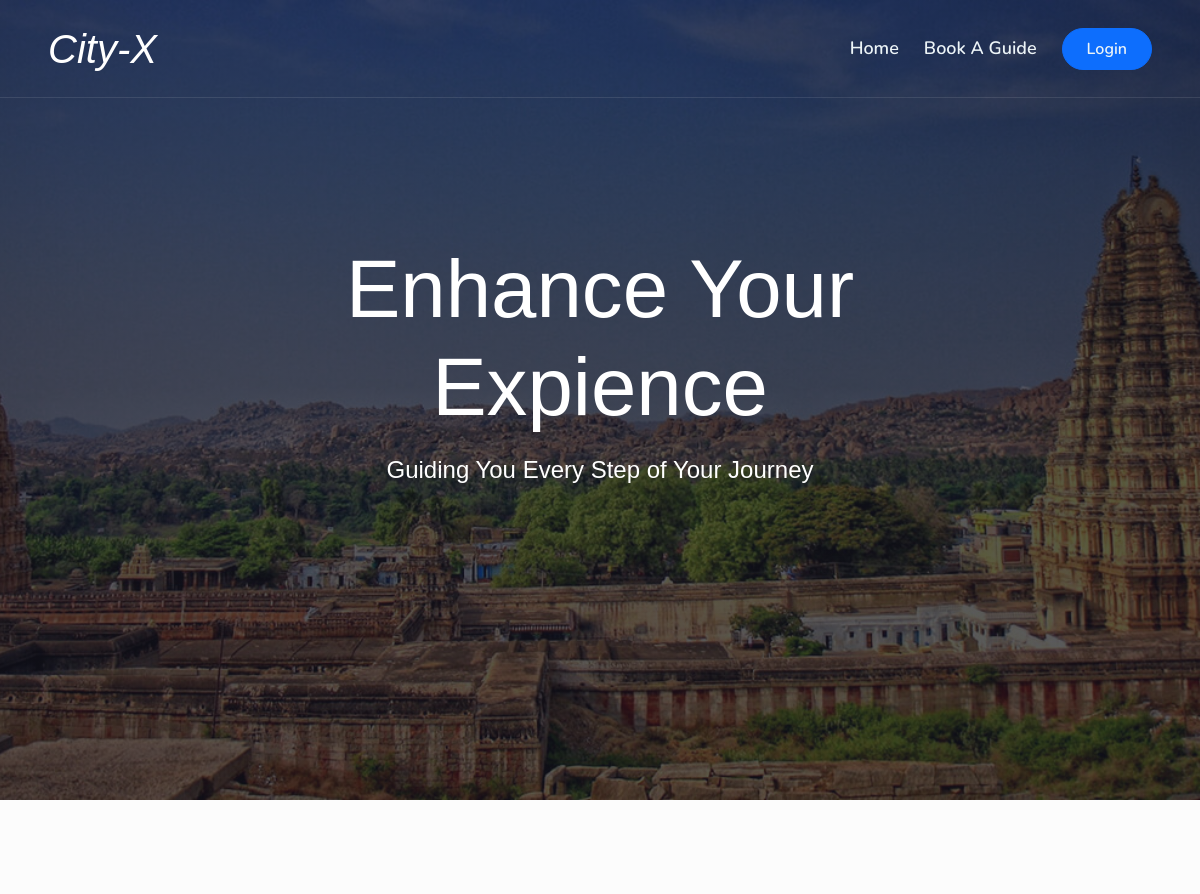
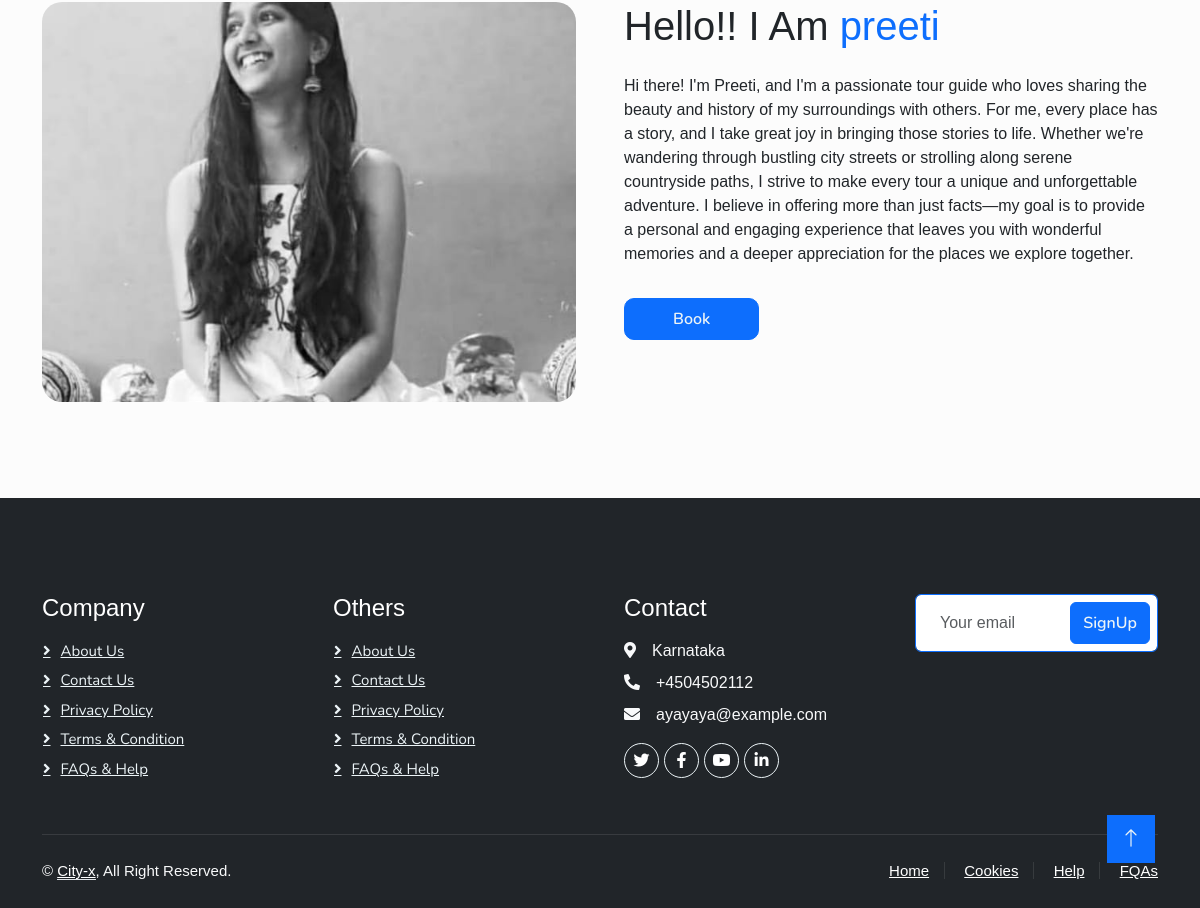
Screenshot of /9 with the database file from the repository (2 pictures, top to bottom).
### app/models.py (models this page shows, shortened)
class Reg_Guide(models.Model):
    aadhar_num = models.CharField(max_length=10)
    name = models.CharField(max_length=100)
    email = models.EmailField(unique=True)
    description = models.TextField()
    date_of_birth = models.DateField()
    phone_number = models.CharField(max_length=15)
    gender = models.CharField(max_length=100)
    place_loc = models.CharField(max_length=100)
    price = models.IntegerField()
    age = models.CharField(max_length=2)
    experience_years = models.PositiveIntegerField()
    certificate = models.ImageField(null=True, blank=True)
    photo = models.ImageField(null=True, blank=True)

### app/views.py (the view)
# urls.py: path('<int:id>', guide_details, name='guide_details'),
def guide_details(request, id):
    reg_Guide = get_object_or_404(Reg_Guide, pk=id)
    return render(request,'booking/guide_details.html',{'reg_Guide':reg_Guide})

### templates/booking/guide_details.html (shortened to what this page needs)
{% extends 'main.html' %} {% load static %} {% block content %}
<div class="container-fluid bg-primary py-5 mb-5 hero-header">
  <div class="container py-5">
    <div class="row justify-content-center py-5">
      <div class="col-lg-10 pt-lg-5 mt-lg-5 text-center">
        <h1 class="display-3 text-white mb-3 animated slideInDown">
          Enhance Your Expience
        </h1>
        <p class="fs-4 text-white mb-4 animated slideInDown">
          Guiding You Every Step of Your Journey
        </p>
      </div>
    </div>
  </div>
</div>
<div class="container-xxl py-5">
  <div class="container">
    <div class="row g-5">
      <div class="col-lg-6 wow fadeInUp" data-wow-delay="0.1s" style="min-height: 400px">
        <div class="position-relative h-100">
          <img class="img-fluid position-absolute w-100 h-100" src="{{ reg_Guide.photo.url }}" alt=""
            style="object-fit: cover; border-radius:20px" />
        </div>
      </div>
      <div class="col-lg-6 wow fadeInUp" data-wow-delay="0.3s">
        <h1 class="mb-4">
          Hello!! I Am <span class="text-primary">{{ reg_Guide.name }}</span>
        </h1>
        <p class="mb-4" style=" overflow-wrap: break-word;">{{reg_Guide.description}}</p>
        <button class="btn btn-primary py-2 px-5 mt-2" onclick="showPayPal()"
          style="border-radius: 10px; font-weight:600">Book</button><br>
      </div>
    </div>
  </div>
</div>
{% endblock %}

### static/css/style.css (style rules this page uses)
:root { --primary: #050a13; --secondary: #FE8800; --light: #ffffff; --dark: #14141F; }
body { font-family: Arial, sans-serif; margin: 0; padding: 0; background-color: #fcfcfc; }
.btn { font-family: 'Nunito', sans-serif; font-weight: 600; transition: .5s; }
.btn.btn-primary, .btn.btn-secondary { color: #ecf4f7; }
.hero-header .row { --bs-gutter-x: -14.5rem; display: flex; flex-wrap: wrap; margin-top: calc(var(--bs-gutter-y)* -1); margin-right: calc(var(--bs-gutter-x) / -2); margin-left: calc(var(--bs-gutter-x) / -2); }
.hero-header { background: linear-gradient(rgba(20, 20, 31, .7), rgba(20, 20, 31, .7)), url(../images/bg-hero.jpg); height: 100vh; background-position: center center; background-repeat: no-repeat; background-size: cover; }
.hero-header h1 { color: #ecf4f7; font-size: 5.1rem; }

### rows the page displays
Reg_Guide: photo (picture), name "preeti", description "Hi there! I'm Preeti, and I'm a passionate tour guide who loves sharing the beauty and history of my surroundings with others. For me, every place has a story, and I take great joy in bringing those stories to life. Whether we're wandering through bustling city streets or strolling along serene countryside paths, I strive to make every tour a unique and unforgettable adventure. I believe in offering more than just facts—my goal is to provide a personal and engaging experience that leaves you with wonderful memories and a deeper appreciation for the places we explore together."
